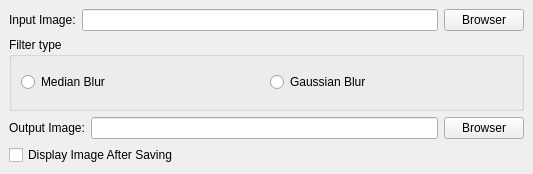
<?xml version="1.0" encoding="UTF-8"?>
<ui version="4.0">
 <class>MainWindow</class>
 <widget class="QMainWindow" name="MainWindow">
  <property name="geometry">
   <rect>
    <x>0</x>
    <y>0</y>
    <width>533</width>
    <height>174</height>
   </rect>
  </property>
  <property name="windowTitle">
   <string>MainWindow</string>
  </property>
  <widget class="QWidget" name="centralwidget">
   <layout class="QVBoxLayout" name="verticalLayout">
    <item>
     <layout class="QHBoxLayout" name="topHorizontalLayout">
      <item>
       <widget class="QLabel" name="inputLabel">
        <property name="text">
         <string>Input Image:</string>
        </property>
       </widget>
      </item>
      <item>
       <widget class="QLineEdit" name="inputLineEdit"/>
      </item>
      <item>
       <widget class="QPushButton" name="inputPushButton">
        <property name="text">
         <string>Browser</string>
        </property>
       </widget>
      </item>
     </layout>
    </item>
    <item>
     <widget class="QGroupBox" name="filterTypeGroupBox">
      <property name="title">
       <string>Filter type</string>
      </property>
      <layout class="QHBoxLayout" name="horizontalLayout_3">
       <item>
        <widget class="QRadioButton" name="gaussianBlurRadioButton">
         <property name="text">
          <string>Median Blur</string>
         </property>
        </widget>
       </item>
       <item>
        <widget class="QRadioButton" name="medianBlurRadioButton">
         <property name="text">
          <string>Gaussian Blur</string>
         </property>
        </widget>
       </item>
      </layout>
     </widget>
    </item>
    <item>
     <layout class="QHBoxLayout" name="bottomHorizontalLayout">
      <item>
       <widget class="QLabel" name="outputLabel">
        <property name="text">
         <string>Output Image:</string>
        </property>
       </widget>
      </item>
      <item>
       <widget class="QLineEdit" name="outputLineEdit"/>
      </item>
      <item>
       <widget class="QPushButton" name="outputPushButton">
        <property name="text">
         <string>Browser</string>
        </property>
       </widget>
      </item>
     </layout>
    </item>
    <item>
     <widget class="QCheckBox" name="displayImageCheckBox">
      <property name="text">
       <string>Display Image After Saving</string>
      </property>
     </widget>
    </item>
   </layout>
  </widget>
 </widget>
 <resources/>
 <connections/>
</ui>
